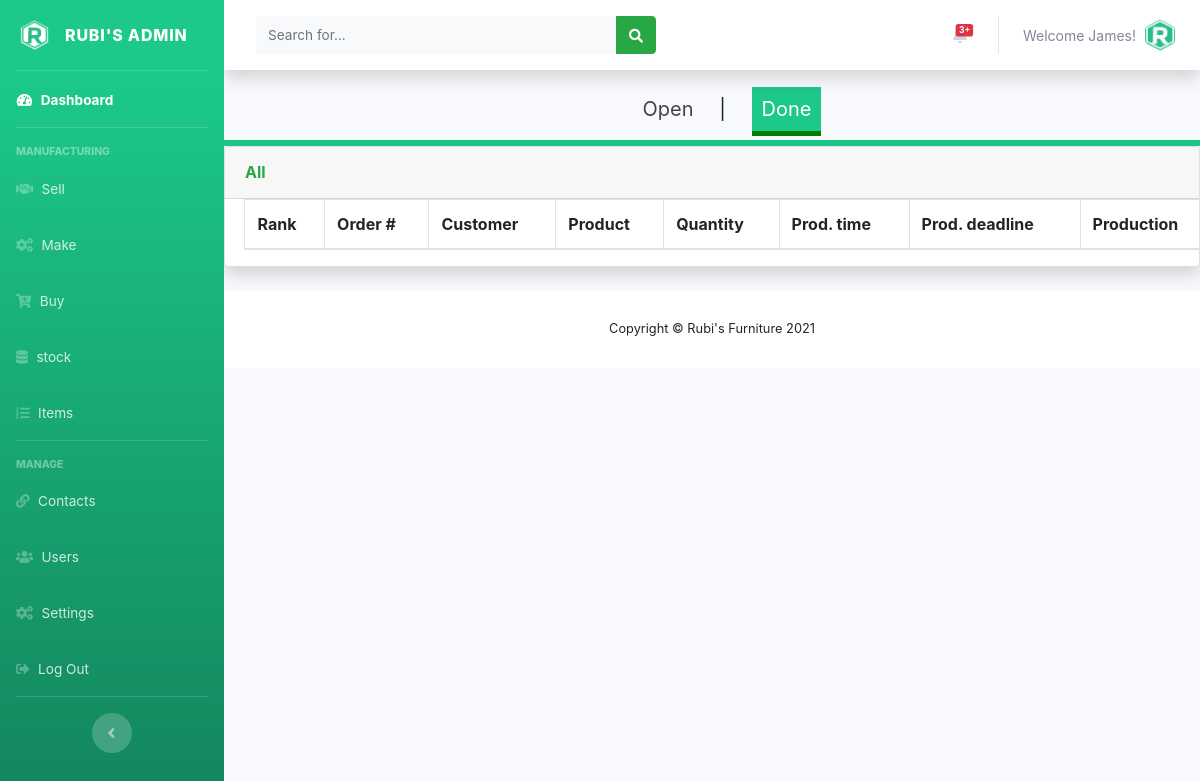
The app's page /admin/completemakeorders.php (signed in), older data.
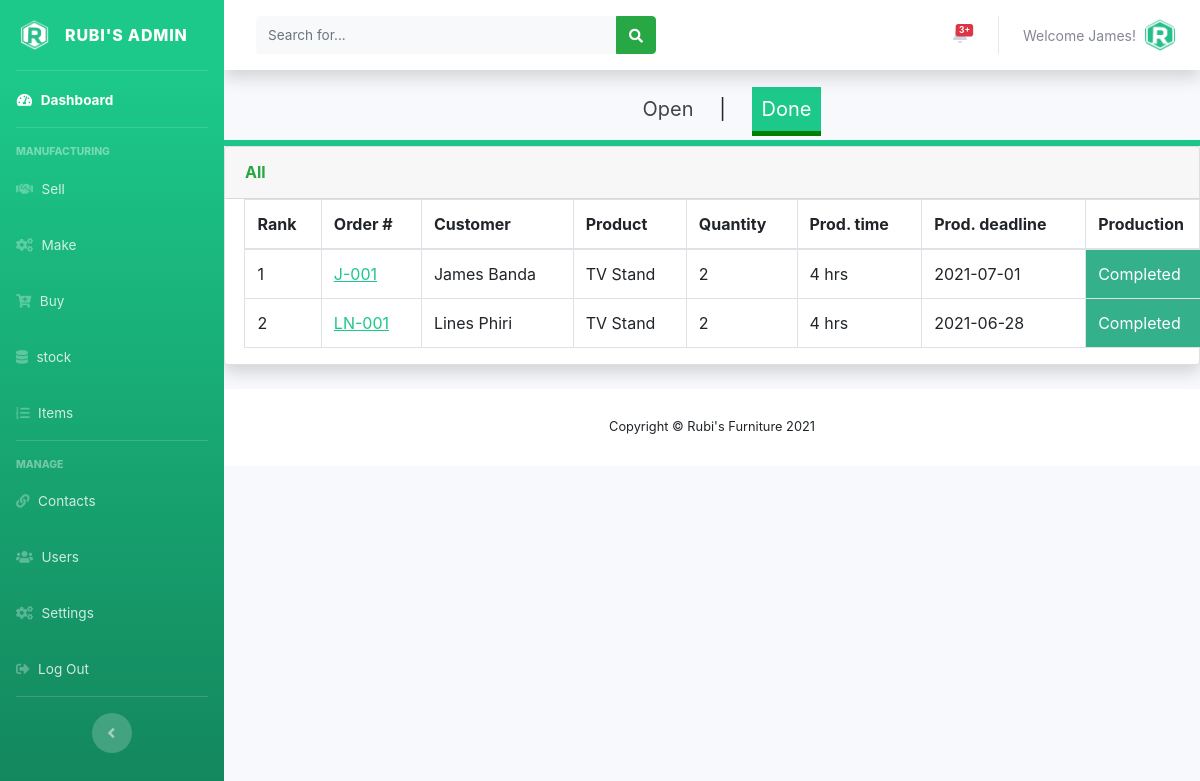
The same page, newer data.
### tables this page shows
CREATE TABLE IF NOT EXISTS `users` (
  `user_id` int(11) NOT NULL AUTO_INCREMENT,
  `full_name` varchar(150) NOT NULL,
  `user_name` varchar(120) NOT NULL,
  `user_password` varchar(250) NOT NULL,
  `email` varchar(120) NOT NULL,
  `role` int(10) NOT NULL,
  `date_created` timestamp NOT NULL DEFAULT CURRENT_TIMESTAMP,
  PRIMARY KEY (`user_id`),
  KEY `role` (`role`)
);

CREATE TABLE IF NOT EXISTS `tbl_sales_orders` (
  `id` int(11) NOT NULL AUTO_INCREMENT,
  `order_number` varchar(150) NOT NULL,
  `item` int(11) NOT NULL,
  `order_quantity` int(10) NOT NULL,
  `customer_name` varchar(150) NOT NULL,
  `total_amount` int(11) NOT NULL,
  `delivery_deadline` date DEFAULT NULL,
  `order_status` int(11) NOT NULL DEFAULT '0',
  `make_status` int(10) NOT NULL DEFAULT '0',
  `order_priority` int(11) NOT NULL DEFAULT '0',
  PRIMARY KEY (`id`)
);

CREATE TABLE IF NOT EXISTS `tbl_items` (
  `id` int(11) NOT NULL AUTO_INCREMENT,
  `item_name` varchar(150) NOT NULL,
  `variant_code` varchar(150) NOT NULL,
  `category` int(11) NOT NULL DEFAULT '0',
  `item_materials` varchar(150) NOT NULL,
  `item_operations` varchar(150) NOT NULL,
  `item_resources` varchar(150) NOT NULL,
  `default_sales_price` int(11) NOT NULL,
  `date_created` timestamp NOT NULL DEFAULT CURRENT_TIMESTAMP,
  PRIMARY KEY (`id`)
);

### admin/completemakeorders.php (the view, shortened to what this page needs)
<?php
include('../includes/config.php');
if (empty($_SESSION['user_id'])){
  header('Location: ../index.php');
}
else{
  include('includes/header.php');
  include('includes/navbar.php');
  include('includes/topbar.php');
  ?>
  <div class="nav1">
    <ul>
      <li><a href="makeorders.php">Open</a></li>
      <li>|</li>
      <li><a href="completemakeorders.php" class="active1" style="color:#FFFFFF;  background: #1cc88a;">Done</a></li>
    </ul>
  </div>
  <div class="card shadow mb-4">
    <div class="card-header py-3">
      <h6 class="m-0 font-weight-bold text-success">All</h6>
    </div>
    <div class="table-responsive">
      <?php
      $sql = "SELECT tbl_sales_orders.*, tbl_items.item_name, tbl_items.item_materials, tbl_items.item_operations, tbl_stock.in_stock, tbl_stock.expected_date FROM tbl_sales_orders INNER JOIN tbl_stock ON tbl_sales_orders.item = tbl_stock.item_name INNER JOIN tbl_items ON tbl_sales_orders.item = tbl_items.id WHERE  tbl_sales_orders.make_status = 3";
      $querry=$dbconn->prepare($sql);
      $querry->execute();
      $rows = $querry->fetchAll(PDO::FETCH_OBJ);
      $count = $querry->rowCount();
      $cnt = 1;?>
      <table class="table table-bordered" id="dataTable" width="120%" cellspacing="0">
        <thead>
          <tr>
            <th>Rank</th>
            <th>Order #</th>
            <th>Customer</th>
            <th>Product</th>
            <th>Quantity</th>
            <th>Prod. time</th>
            <th>Prod. deadline</th>
            <th>Production</th>
          </tr>
        </thead>
        <tbody>
          <?php if($count > 0)
          {
            foreach($rows as $row) {
              $order_id = $row->id;
              $d_deadline = $row->delivery_deadline;
              ?>
              <tr>
                <td><?php echo($cnt);?></td>
                <td><a href="orderdetails.php?order_id=<?php echo($order_id);?>" class="prod" style="color: #1cc88a;"><?php echo htmlentities($row->order_number);?></a></td>
                <td><?php echo htmlentities($row->customer_name);?></td>
                <td><?php echo htmlentities($row->item_name);?></td>
                <td><?php echo htmlentities($row->order_quantity);?></td>
                <?php
                $required_operations = unserialize($row->item_operations);
                $production_period = 0;
                foreach ($required_operations as $operations) {
                  $sql = "SELECT time_taken FROM tbl_operations WHERE id = $operations";
                  $querry=$dbconn->prepare($sql);
                  $querry->execute();
                  $rows = $querry->fetchAll(PDO::FETCH_OBJ);
                  $count = $querry->rowCount();
                  if($count > 0)
                  {
                    foreach($rows as $row) {
                      $production_period += $row->time_taken;
                    }
                  }
                }?>
                <td><?php echo htmlentities($production_period." hrs");?></td>
                <td><?php echo htmlentities($d_deadline);?></td>
                  <td style="background-color: #34b08b; color: #fff">Completed</td>
                </tr>
                <?php $cnt++;}}?>
              </tbody>
            </table>
          </div>
        </div>
        <?php
        include('includes/footer.php');
      }?>

### admin/includes/topbar.php (shortened to what this page needs)
<div id="content-wrapper" class="d-flex flex-column">
  <div id="content">
    <nav class="navbar navbar-expand navbar-light bg-white topbar mb-4 static-top shadow">
      <form
      class="d-none d-sm-inline-block form-inline mr-auto ml-md-3 my-2 my-md-0 mw-100 navbar-search">
      <div class="input-group">
        <input type="text" class="form-control bg-light border-0 small" placeholder="Search for..."
        aria-label="Search" aria-describedby="basic-addon2">
        <div class="input-group-append">
          <button class="btn btn-success" type="button">
            <i class="fas fa-search fa-sm"></i>
          </button>
        </div>
      </div>
    </form>
    <ul class="navbar-nav ml-auto">
  <li class="nav-item dropdown no-arrow mx-1">
    <a class="nav-link dropdown-toggle" href="#" id="alertsDropdown" role="button"
    data-toggle="dropdown" aria-haspopup="true" aria-expanded="false">
    <span class="badge badge-danger badge-counter">3+</span>
  </a>
</li>
<li class="nav-item dropdown no-arrow">
  <a class="nav-link dropdown-toggle" href="#" id="userDropdown" role="button"
  data-toggle="dropdown" aria-haspopup="true" aria-expanded="false">
  <?php
  $staff_id = $_SESSION['user_id'];
  $sql = "SELECT user_name FROM users WHERE user_id = :staff_id";
  $querry=$dbconn->prepare($sql);
  $querry->bindParam(':staff_id', $staff_id, PDO::PARAM_INT);
  $querry->execute();
  $rows = $querry->fetchAll(PDO::FETCH_ASSOC);
  $count = $querry->rowCount();
  if($count > 0)
  {
    foreach($rows as $row) {?>
      <span class="mr-2 d-none d-lg-inline text-gray-600 small"><?php echo htmlentities('Welcome'."  ".$row['user_name'].'!') ?></span>
    <?php }
  }?>
  <img class="img-profile rounded-circle"
  src="../assets/img/logo/rubi_icon.png">
</a>
</li>
</ul>
</nav>

Row changes from the older to the newer data that the page shows:
now on this page (row edited): tbl_sales_orders: order_number "J-001", customer_name "James Banda", tbl_items.item_name "TV Stand", order_quantity "2", production_period "4 hrs", delivery_deadline "2021-07-01"
added tbl_sales_orders: order_number "LN-001", customer_name "Lines Phiri", tbl_items.item_name "TV Stand", order_quantity "2", production_period "4 hrs", delivery_deadline "2021-06-28"
